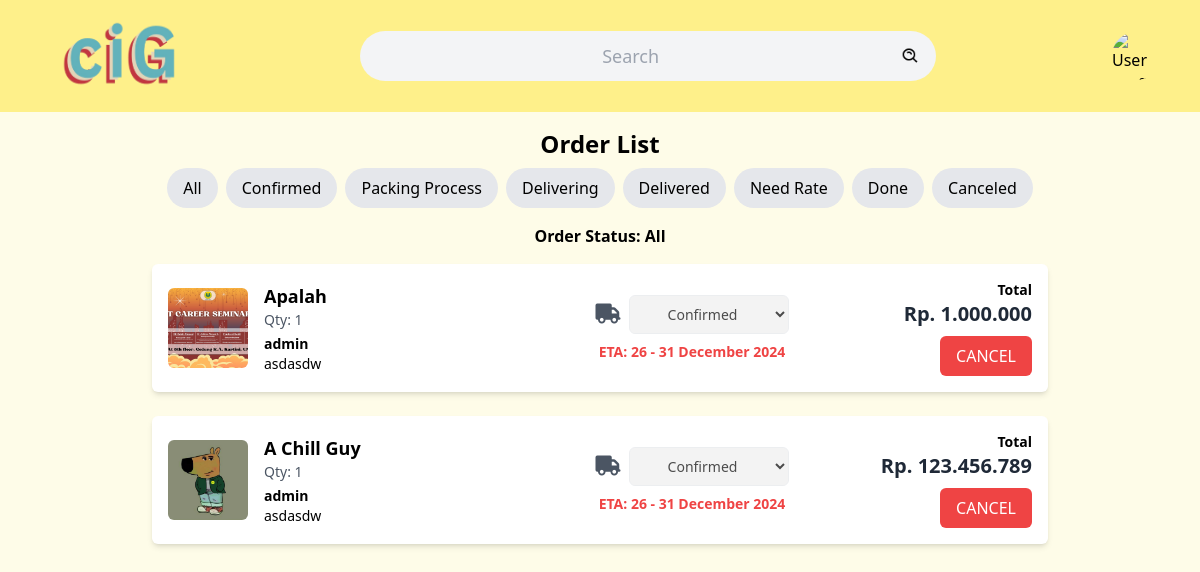
The page /public/orderlist.php (signed in) on the database as committed earlier.
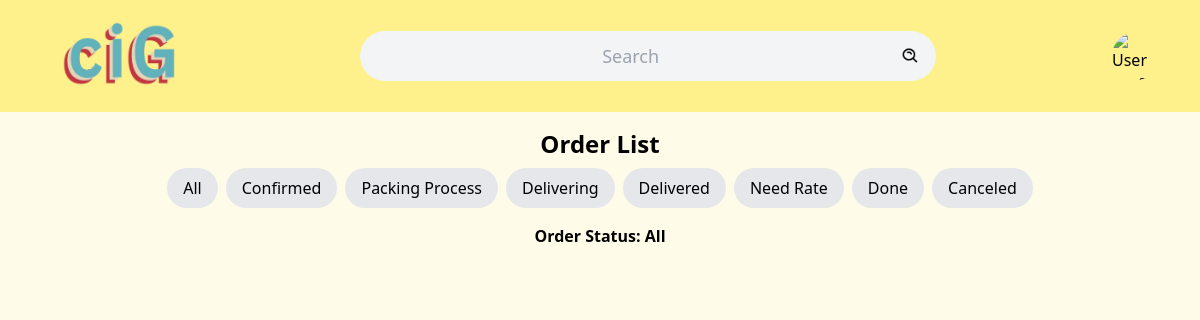
The same page on the database as committed later.
### tables this page shows
CREATE TABLE IF NOT EXISTS `transactions` (
  `ID_transaksi` int NOT NULL AUTO_INCREMENT,
  `ID_user` int NOT NULL,
  `order_status` enum('Confirmed','Packing Process','Delivering','Delivered','Need Rate','Done','Canceled') NOT NULL DEFAULT 'Confirmed',
  `timestamp` datetime NOT NULL,
  `total_pembelian` int NOT NULL,
  `pengiriman` enum('ekonomi','regular','express','priority') NOT NULL DEFAULT 'ekonomi',
  `payment` enum('COD','Virtual Account','','') NOT NULL,
  `hargaongkir` int NOT NULL,
  PRIMARY KEY (`ID_transaksi`)
);

CREATE TABLE IF NOT EXISTS `produk` (
  `ID_produk` int NOT NULL AUTO_INCREMENT,
  `ID_kategori` int DEFAULT NULL,
  `nama` varchar(500) DEFAULT NULL,
  `deskripsi` varchar(500) DEFAULT NULL,
  `harga` int DEFAULT NULL,
  `foto` varchar(500) NOT NULL,
  `stok` int DEFAULT NULL,
  `terjual` int DEFAULT NULL,
  `waktuditambahkan` date NOT NULL,
  `statusproduk` enum('available','unavailable') NOT NULL DEFAULT 'available',
  `ID_discount` int DEFAULT NULL,
  PRIMARY KEY (`ID_produk`),
  KEY `nama` (`nama`),
  KEY `ID_kategori` (`ID_kategori`)
);

CREATE TABLE IF NOT EXISTS `cart` (
  `ID_cart` int NOT NULL AUTO_INCREMENT,
  `ID_user` int DEFAULT NULL,
  `ID_produk` int DEFAULT NULL,
  `qty` int DEFAULT NULL,
  `total_harga` int DEFAULT NULL,
  `checkorno` enum('checked','unchecked','','') NOT NULL DEFAULT 'unchecked',
  PRIMARY KEY (`ID_cart`),
  KEY `user_cart` (`ID_user`),
  KEY `produk_cart` (`ID_produk`)
);

CREATE TABLE IF NOT EXISTS `userdata` (
  `ID_user` int NOT NULL AUTO_INCREMENT,
  `Username` varchar(500) NOT NULL,
  `Email` varchar(500) NOT NULL,
  `Password` varchar(500) NOT NULL,
  `gender` enum('Rather not say','Female','Male') NOT NULL DEFAULT 'Rather not say',
  `fotouser` varchar(255) NOT NULL DEFAULT 'pfp.png',
  `status` enum('active','blocked') NOT NULL DEFAULT 'active',
  `address` varchar(255) NOT NULL,
  `fullname` varchar(50) NOT NULL,
  `phone` varchar(20) NOT NULL,
  PRIMARY KEY (`ID_user`),
  UNIQUE KEY `Username` (`Username`),
  UNIQUE KEY `Email` (`Email`)
);

### public/orderlist.php (the view, shortened to what this page needs)
<?php
require "../public/sess.php";
$iduser = $_SESSION['id'];
$stmtuser = $conn->prepare('SELECT * FROM userdata WHERE ID_user = ?');
$stmtuser->bind_param('i', $iduser);
$stmtuser->execute();
$rowuser = $stmtuser->get_result()->fetch_assoc();
$queryst = "SELECT * FROM (transactions NATURAL JOIN transaction_details NATURAL JOIN cart NATURAL JOIN produk) WHERE ID_user = $iduser";
$shippingest = ["ekonomi" => "+5 days", "regular" => "+3 days", "express" => "+2 days", "priority" => "+1 days"];
?>
<!DOCTYPE html>
<html lang="en">
<head>
  <link rel="stylesheet" href="./css/style10.css" />
  <link rel="stylesheet" href="https://cdnjs.cloudflare.com/ajax/libs/font-awesome/6.0.0/css/all.min.css" />
</head>
<body class="font-sans bg-yellow-50">
  <header class="sticky top-0 flex items-center justify-between p-4 bg-yellow-200 z-50">
    <a href="./dashboard.php"><img src="./photo/ciG.png" alt="ciGCentral" class="w-32 h-20 ml-10"></a>
    <div class="relative flex items-center w-3/4 max-w-xl p-2 mx-auto bg-gray-100 rounded-full">
      <form action="" class="flex items-center w-full">
        <input type="text" name="search" value="<?php if (isset($_GET['search'])) {
          echo $_GET['search'];
        } ?>" placeholder="Search" class="w-full text-lg text-center bg-transparent outline-none">
        <button type="submit" class="p-2"><img src="./photo/search.png" width="20" height="20" alt="Search"></button>
      </form>
    </div>
    <div class="flex items-center mr-6 space-x-6">
      <div class="relative">
        <img src="./photouser/<?php echo $_SESSION['fotouser']; ?>" class="w-12 h-12 rounded-full cursor-pointer"
          alt="User profile" id="profileIcon">
      </div>
    </div>
  </header>
  <div class="p-4">
    <h2 class="text-2xl font-bold mb-2 text-center">Order List</h2>
    <div class="flex flex-wrap justify-center space-x-2 mb-4 status-filter">
      <button class="px-4 py-2 bg-gray-200 rounded-full active" data-filter="All">All</button>
      <button class="px-4 py-2 bg-gray-200 rounded-full" data-filter="Confirmed">Confirmed</button>
      <button class="px-4 py-2 bg-gray-200 rounded-full" data-filter="Packing Process">Packing Process</button>
      <button class="px-4 py-2 bg-gray-200 rounded-full" data-filter="Delivering">Delivering</button>
      <button class="px-4 py-2 bg-gray-200 rounded-full" data-filter="Delivered">Delivered</button>
      <button class="px-4 py-2 bg-gray-200 rounded-full" data-filter="Need Rate">Need Rate</button>
      <button class="px-4 py-2 bg-gray-200 rounded-full" data-filter="Done">Done</button>
      <button class="px-4 py-2 bg-gray-200 rounded-full" data-filter="Canceled">Canceled</button>
    </div>
    <div id="statusMessage" class="status-message hidden font-bold text-center mb-4"></div>
    <?php $result = $conn->query($queryst);
    $rowst = $result->fetch_assoc();
    while ($rowst != null) {
      $startDate = new DateTime($rowst['timestamp']);
      $startDay = $startDate->format('d');
      $month = $startDate->format('F');
      $year = $startDate->format('Y');
      $endDate = $startDate;
      $endDate->modify($shippingest[$rowst['pengiriman']]);
      $endDay = $endDate->format('d');
      ?>
      <div class="space-y-6">
        <div class="bg-white shadow-md rounded-md p-4 flex items-center space-x-4 max-w-4xl mx-auto">
          <div class="flex items-center space-x-4 flex-1">
            <img src="./products/<?php echo $rowst['foto']; ?>" alt="Product" class="w-20 h-20 rounded-md object-cover">
            <div>
              <h3 class="text-lg font-bold"><?php echo $rowst['nama']; ?></h3>
              <p class="text-sm text-gray-600 mb-1">Qty: <?php echo $rowst['qty']; ?></p>
              <p class="text-sm">
                <span class="font-bold"><?php echo $rowuser['Username']; ?></span><br>
                <?php echo $rowuser['address']; ?>
              </p>
            </div>
          </div>
          <div class="w-1/4 flex flex-col items-center">
            <div class="flex items-center space-x-2">
              <i class="fa-solid fa-truck text-gray-600 text-xl"></i>
              <select class="p-2 border rounded-md text-sm w-40 text-center" name="status" disabled>
                <option><?php echo $rowst['order_status']; ?></option>
              </select>
            </div>
            <p class="text-red-500 font-semibold text-sm mt-2">
              <?php $eta = "ETA: $startDay - $endDay $month $year";
              echo $eta; ?>
            </p>
          </div>
          <div class="text-right w-1/4">
            <p class="font-bold text-sm">Total</p>
            <p class="text-xl font-semibold text-gray-800">Rp.
              <?php echo number_format($rowst['total_harga'], 0, ',', '.'); ?>
            </p>
            <button class="bg-red-500 text-white px-4 py-2 rounded-md mt-2 hover:bg-red-600 cancel-btn hidden"
              data-idtrans=<?php echo $rowst['ID_transaksi']; ?>>CANCEL</button>
          </div>
        </div>
        <?php $rowst = $result->fetch_assoc();
    } ?>
</body>
</html>

Rows that differ between the two databases and show on the page:
removed transactions: produk.foto (picture), produk.nama "Apalah", cart.qty "1", ID_user.Username "admin", ID_user.address "asdasdw", status "Confirmed", eta "ETA: 26 - 31 December 2024", cart.total_harga "1.000.000", produk.nama "A Chill Guy", cart.total_harga "123.456.789"
